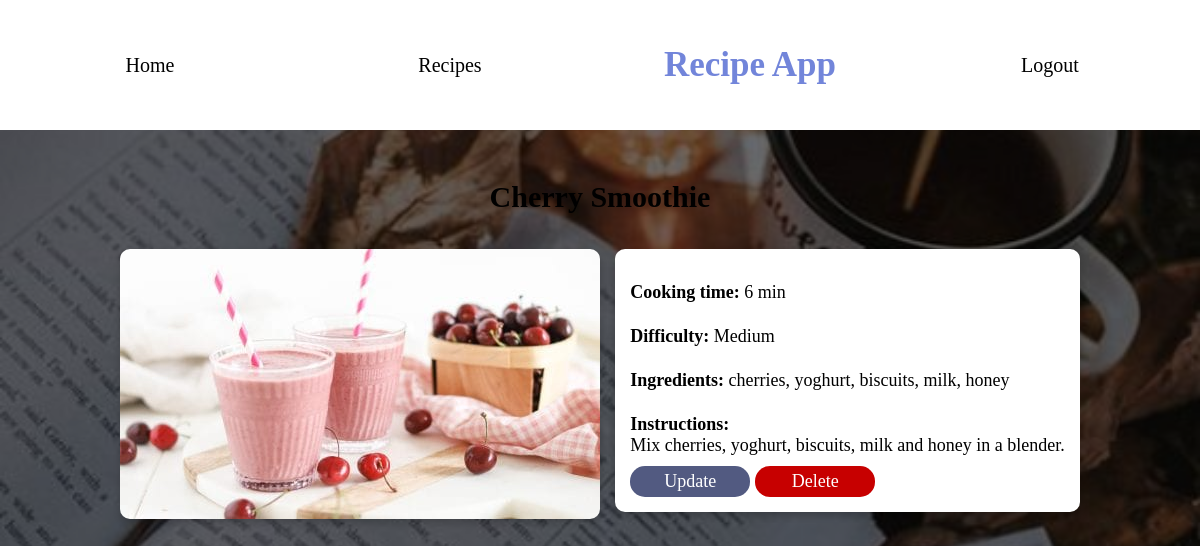
The page /recipes/3 (signed in) on the database its author committed.
### recipes/models.py (models this page shows, shortened)
class Recipe(models.Model):
    name =  models.CharField(max_length=100)
    cooking_time = models.IntegerField(help_text='in min', default=0)
    ingredients = models.CharField(max_length=250, help_text="Each ingredient seperated by a comma, like 'Eggs, Butter'")
    pic = models.ImageField(upload_to='recipes', help_text="Choose an image with minimum 250px width.", default='no_picture.jpg')
    instructions = models.TextField(help_text="No instructions...", null=True, blank=True)
    _difficulty = models.CharField(max_length=120, default='')
    date_created = models.DateField(default=timezone.now)
    @property
    def difficulty(self):
        if self._difficulty == '':
            self.calc_difficilty()
        return self._difficulty
    def calc_difficilty(self):
        ingredients_len = len(self.ingredients.split(", "))
        if self.cooking_time < 10 and ingredients_len < 4:
            self._difficulty = "Easy"
        elif self.cooking_time < 10 and ingredients_len >= 4:
            self._difficulty = "Medium"
        elif self.cooking_time >= 10 and ingredients_len < 4:
            self._difficulty = "Intermediate"
        elif self.cooking_time >= 10 and ingredients_len >= 4:
            self._difficulty = "Hard"

### recipes/views.py (the view)
# urls.py: path('recipes/<int:pk>', RecipesDetailView.as_view(), name='detail'),
class RecipesDetailView(LoginRequiredMixin, DetailView):
   model = Recipe
   template_name = 'recipes/recipes_details.html'

### recipes/templates/recipes/recipes_details.html (shortened to what this page needs)
{% load static %}
<!DOCTYPE html>
<html lang="en">
<head>
    <link rel="stylesheet" type="text/css" href="{% static 'recipes/css/nav.css' %}">
</head>
<body>
    <nav>
        <ul>
            <li class="navitem"><a href="{% url 'recipes:home' %}">Home</a></li>
            <li class="navitem"><a href="{% url 'recipes:recipes' %}">Recipes</a></li>
            <li class="navitem" id="big"><h1>Recipe App</h1></li>
            <li class="navitem"><a href ="{%url 'logout' %}"> Logout </a></li>
        </ul>
    </nav>
    <h2>{{object.name}}</h2>
    <main>
        <div class="left">
            <img src="{{object.pic.url}}" />
        </div>
        <div class="details">
            <p><b>Cooking time: </b>{{ object.cooking_time }} min</p>
            <p><b>Difficulty: </b>{{ recipe.difficulty }}</p>
            <p><b>Ingredients: </b>{{ object.ingredients }}</p>
            <p><b>Instructions: </b><br/>{{ object.instructions|safe }}</p>
                    <div class="button-container">
                        <a data-open-modal class="button">Update</a>
                        <a open-delete-modal class="button delete">Delete</a>
                    </div>
        </div>
    </main>
</body>
</html>

### recipes/static/recipes/css/nav.css (style rules this page uses)
nav { display: flex; align-items: center; background: #fff; flex-direction: column; justify-content: center; width: 100%; }
nav ul { list-style-type: none; padding: 0; display: flex; justify-content: space-around; width: 100%; align-items: center; }
.navitem { display: block; text-align: center; text-decoration: none; flex: 1; }
.navitem a { text-decoration: none; color: #000; font-size: 20px; }
.navitem h1 { font-size: 35px; font-style: bold; color: #7285da; }

### rows shown on the page
Recipe: name "Cherry Smoothie", pic (picture), cooking_time "6", difficulty "Medium", ingredients "cherries, yoghurt, biscuits, milk, honey", instructions "Mix cherries, yoghurt, biscuits, milk and honey in a blender."
